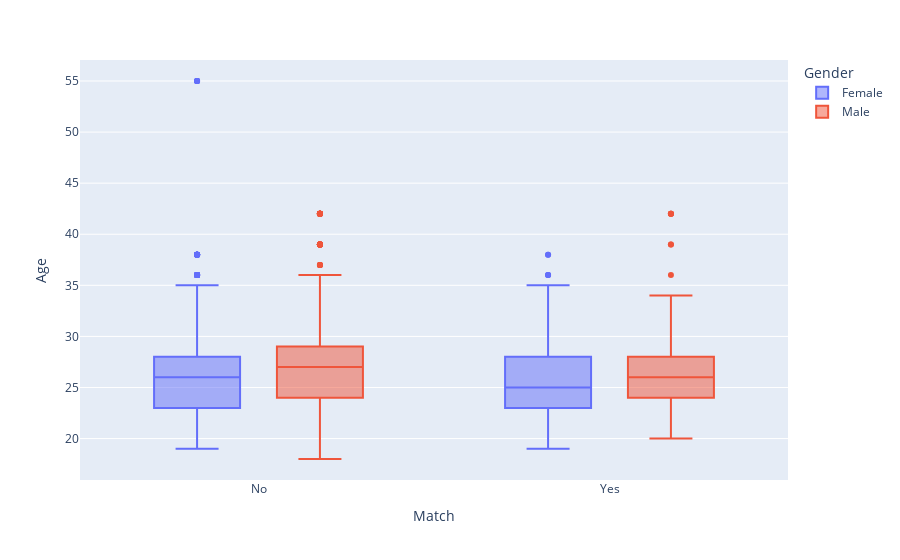

The cell this chart's notebook holds for it:
### Code cell
df_age_match = dataset.loc[:,["gender", "age", "match"]]
df_age_match["gender"] = df_age_match["gender"].apply(lambda x : "Male" if x == 1 else "Female")
df_age_match["match_bool"] = df_age_match["match"].apply(lambda x : "Yes" if x == 1 else "No")

fig = px.box(df_age_match, x="match_bool", y="age", color="gender")

fig.update_layout(
    yaxis_title="Age",
    xaxis_title="Match",
    legend_title="Gender"
)

fig.show()

### Figure 1 — Plotly figure (JSON) as saved in the notebook; plotly's stock layout.template omitted (floating-point values rounded to 4 significant figures; data arrays with more than 128 entries replaced by an {"elided": "..."} marker saying what was removed)
{"data": [{"alignmentgroup": "True", "hovertemplate": "gender=Female<br>match_bool=%{x}<br>age=%{y}<extra></extra>", "legendgroup": "Female", "marker": {"color": "#636efa"}, "name": "Female", "notched": false, "offsetgroup": "Female", "orientation": "v", "showlegend": true, "type": "box", "x": {"elided": "4184 str values"}, "x0": " ", "xaxis": "x", "y": {"elided": "4184 int values"}, "y0": " ", "yaxis": "y"}, {"alignmentgroup": "True", "hovertemplate": "gender=Male<br>match_bool=%{x}<br>age=%{y}<extra></extra>", "legendgroup": "Male", "marker": {"color": "#EF553B"}, "name": "Male", "notched": false, "offsetgroup": "Male", "orientation": "v", "showlegend": true, "type": "box", "x": {"elided": "4194 str values"}, "x0": " ", "xaxis": "x", "y": {"elided": "4194 int values"}, "y0": " ", "yaxis": "y"}], "layout": {"boxmode": "group", "legend": {"title": {"text": "Gender"}, "tracegroupgap": 0}, "margin": {"t": 60}, "xaxis": {"anchor": "y", "domain": [0, 1], "title": {"text": "Match"}}, "yaxis": {"anchor": "x", "domain": [0, 1], "title": {"text": "Age"}}}}
